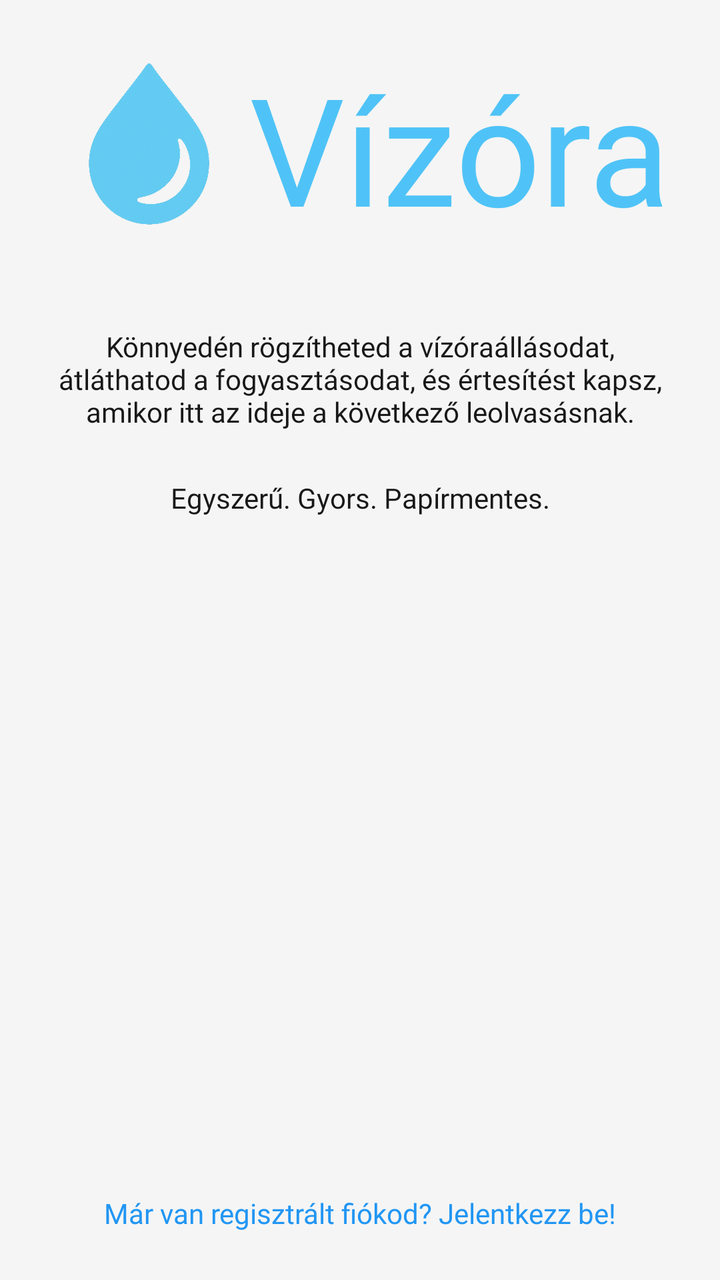
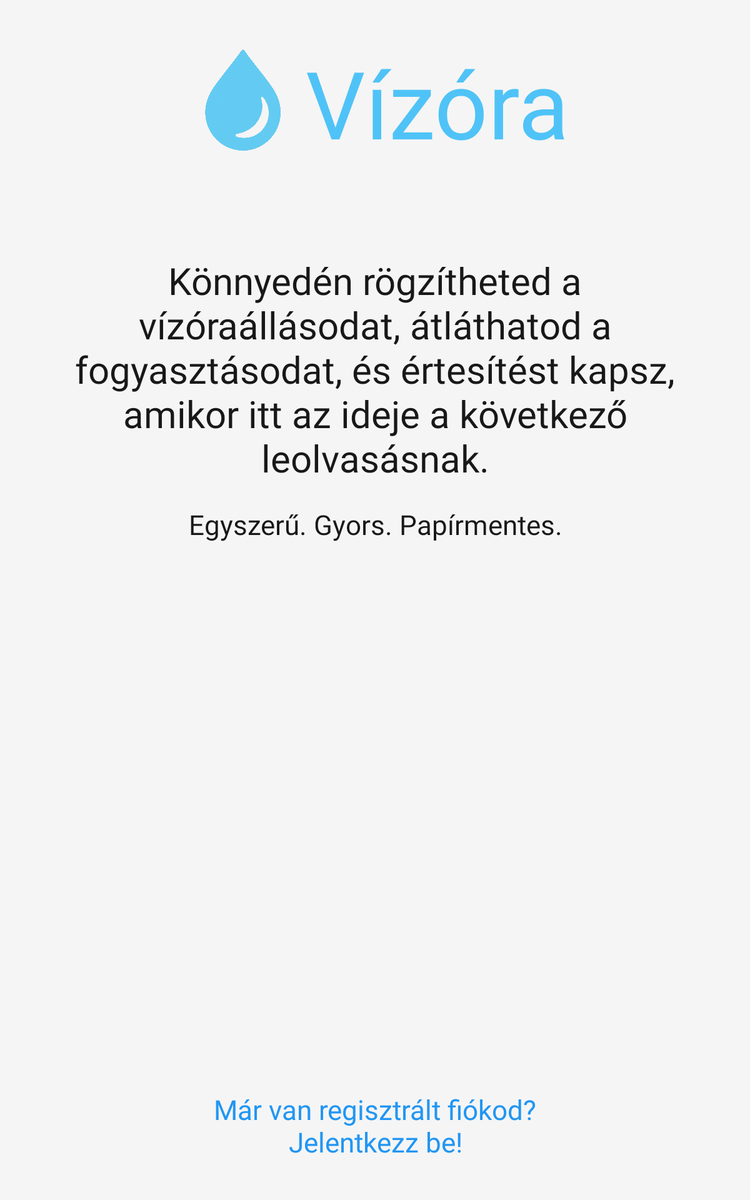

Two renders of one Android screen. The first uses the default layout on a phone; the second uses the alternative layout the repository ships for a different screen configuration, on a matching device. The two XML files are below.
<!-- AndroidManifest.xml: application theme Theme.Mobilalk_Kotprog -->
<!-- res/layout/activity_main.xml -->
<?xml version="1.0" encoding="utf-8"?>
<androidx.constraintlayout.widget.ConstraintLayout
    xmlns:android="http://schemas.android.com/apk/res/android"
    xmlns:app="http://schemas.android.com/apk/res-auto"
    xmlns:tools="http://schemas.android.com/tools"
    android:id="@+id/main"
    android:layout_width="match_parent"
    android:layout_height="match_parent"
    android:background="@color/white"
    android:paddingHorizontal="24dp"
    android:paddingVertical="24dp" >

    <include
        android:id="@+id/logoAndTitleContainer"
        layout="@layout/title"
        app:layout_constraintBottom_toBottomOf="parent"
        app:layout_constraintEnd_toEndOf="parent"
        app:layout_constraintStart_toStartOf="parent"
        app:layout_constraintTop_toTopOf="parent" />

    <LinearLayout
        android:id="@+id/description_container"
        android:layout_width="match_parent"
        android:layout_height="wrap_content"
        android:layout_marginTop="40dp"
        android:gravity="center"
        android:orientation="vertical"
        app:layout_constraintEnd_toEndOf="parent"
        app:layout_constraintStart_toStartOf="parent"
        app:layout_constraintTop_toBottomOf="@id/logoAndTitleContainer">

        <TextView
            android:id="@+id/app_description"
            android:layout_width="match_parent"
            android:layout_height="wrap_content"
            android:text="@string/app_description"
            android:textAlignment="center"
            android:textColor="@color/black"
            android:textSize="@dimen/medium" />

        <TextView
            android:id="@+id/app_what_we_offer"
            android:layout_width="match_parent"
            android:layout_height="wrap_content"
            android:layout_marginTop="24dp"
            android:text="@string/app_what_we_offer"
            android:textAlignment="center"
            android:textColor="@color/black"
            android:textSize="@dimen/normal" />
    </LinearLayout>

    <LinearLayout
        android:id="@+id/buttonsContainer"
        android:layout_width="match_parent"
        android:layout_height="wrap_content"
        android:gravity="center"
        android:orientation="vertical"
        app:layout_constraintBottom_toBottomOf="parent"
        app:layout_constraintEnd_toEndOf="parent"
        app:layout_constraintStart_toStartOf="parent">

        <Button
            android:id="@+id/registerButton"
            style="@style/AppButton"
            android:text="@string/register"
            android:onClick="openRegisterActivity"
            app:layout_constraintEnd_toEndOf="parent"
            app:layout_constraintStart_toStartOf="parent"
            app:layout_constraintTop_toBottomOf="@+id/logoAndTitleContainer" />

        <TextView
            android:id="@+id/loginText"
            android:layout_width="match_parent"
            android:layout_height="wrap_content"
            android:layout_marginTop="8dp"
            android:clickable="true"
            android:focusable="true"
            android:text="@string/already_have_an_account_link"
            android:textAlignment="center"
            android:textColor="@color/dark_blue"
            android:textSize="@dimen/normal"
            android:onClick="openLoginActivity"
            app:layout_constraintEnd_toEndOf="parent"
            app:layout_constraintStart_toStartOf="parent"
            app:layout_constraintTop_toBottomOf="@id/registerButton" />
    </LinearLayout>
</androidx.constraintlayout.widget.ConstraintLayout>
<!-- res/layout/title.xml (included above) -->
<?xml version="1.0" encoding="utf-8"?>
    <LinearLayout
        xmlns:android="http://schemas.android.com/apk/res/android"
        android:layout_width="match_parent"
        android:layout_height="wrap_content"
        android:gravity="center"
        android:orientation="horizontal" >

        <ImageView
            android:id="@+id/logoImage"
            android:layout_width="100dp"
            android:layout_height="match_parent"
            android:contentDescription="@string/logo_description"
            android:src="@drawable/logo" />

        <TextView
            android:id="@+id/titleText"
            android:layout_width="wrap_content"
            android:layout_height="wrap_content"
            android:fontFamily="@font/gilroy_heavy"
            android:text="@string/app_title"
            android:textColor="@color/light_blue"
            android:textSize="@dimen/extra_large_font_size" />
    </LinearLayout>
<!-- resources referenced by this layout -->
<resources>
  <color name="black">#181818</color>
  <color name="dark_blue">#2196F3</color>
  <color name="light_blue">#4FC3F7</color>
  <color name="white">#F5F5F5</color>
  <dimen name="extra_large_font_size">75sp</dimen>
  <!-- drawable logo: png bitmap (drawable, 345619 bytes) -->
  <string name="already_have_an_account_link">Már van regisztrált fiókod? Jelentkezz be!</string>
  <string name="app_description">
          Könnyedén rögzítheted a vízóraállásodat, átláthatod a fogyasztásodat, és értesítést kapsz, amikor itt az ideje a következő leolvasásnak.
      </string>
  <string name="app_title">Vízóra</string>
  <string name="app_what_we_offer">Egyszerű. Gyors. Papírmentes.</string>
  <string name="logo_description">Vízóra logó</string>
  <string name="register">Regisztráció</string>
  <style name="AppButton" parent="Widget.AppCompat.Button">
          <item name="android:layout_width">match_parent</item>
          <item name="android:layout_height">wrap_content</item>
          <item name="android:background">@drawable/rounded_corner_25dp</item>
          <item name="backgroundTint">@color/dark_blue</item>
          <item name="tint">@color/white</item>
          <item name="android:textColor">@color/white</item>
          <item name="android:textAllCaps">false</item>
          <item name="android:textSize">@dimen/medium_font_size</item>
          <item name="android:textStyle">bold</item>
          <item name="android:paddingStart">16dp</item>
          <item name="android:paddingEnd">16dp</item>
          <item name="android:paddingTop">4dp</item>
          <item name="android:paddingBottom">4dp</item>
          <item name="android:gravity">center</item>
          <item name="android:layout_marginStart">@dimen/small_separator</item>
          <item name="android:layout_marginEnd">@dimen/small_separator</item>
      </style>
  <style name="Theme.Mobilalk_Kotprog" parent="Base.Theme.Mobilalk_Kotprog" />
  <dimen name="medium_font_size">30sp</dimen>
  <dimen name="small_separator">9dp</dimen>
  <style name="Base.Theme.Mobilalk_Kotprog" parent="Theme.Material3.DayNight.NoActionBar">
          <item name="android:fontFamily">@font/gilroy_medium</item>
          <item name="android:windowLightStatusBar">true</item>
          <item name="android:statusBarColor">@color/white</item>
      </style>
</resources>
<!-- res/layout-sw600dp/activity_main.xml (the repository's variant of the layout above) -->
<!-- drawn on a 7-inch tablet held upright -->
<?xml version="1.0" encoding="utf-8"?>
<ScrollView
    xmlns:android="http://schemas.android.com/apk/res/android"
    xmlns:app="http://schemas.android.com/apk/res-auto"
    xmlns:tools="http://schemas.android.com/tools"
    android:layout_width="match_parent"
    android:layout_height="match_parent"
    android:layout_below="@id/toolbar"
    android:fillViewport="true" >

    <androidx.constraintlayout.widget.ConstraintLayout
        android:id="@+id/main"
        android:layout_width="match_parent"
        android:layout_height="wrap_content"
        android:background="@color/white"
        android:paddingHorizontal="@dimen/landscape_activity_padding_horizontal"
        android:paddingVertical="@dimen/activity_padding_vertical" >

        <include
            android:id="@+id/logoAndTitleContainer"
            layout="@layout/title"
            app:layout_constraintBottom_toBottomOf="parent"
            app:layout_constraintEnd_toEndOf="parent"
            app:layout_constraintStart_toStartOf="parent"
            app:layout_constraintTop_toTopOf="parent" />

        <LinearLayout
            android:id="@+id/description_container"
            android:layout_width="match_parent"
            android:layout_height="wrap_content"
            android:layout_marginTop="@dimen/large_separator"
            android:gravity="center"
            android:orientation="vertical"
            app:layout_constraintEnd_toEndOf="parent"
            app:layout_constraintStart_toStartOf="parent"
            app:layout_constraintTop_toBottomOf="@id/logoAndTitleContainer">

            <TextView
                android:id="@+id/app_description"
                android:layout_width="match_parent"
                android:layout_height="wrap_content"
                android:text="@string/app_description"
                android:textAlignment="center"
                android:textColor="@color/black"
                android:textSize="@dimen/medium_font_size" />

            <TextView
                android:id="@+id/app_what_we_offer"
                android:layout_width="match_parent"
                android:layout_height="wrap_content"
                android:layout_marginTop="@dimen/separator"
                android:text="@string/app_what_we_offer"
                android:textAlignment="center"
                android:textColor="@color/black"
                android:textSize="@dimen/normal_font_size" />
        </LinearLayout>

        <LinearLayout
            android:id="@+id/buttonsContainer"
            android:layout_width="0dp"
            android:layout_height="wrap_content"
            app:layout_constraintWidth_percent="0.5"
            android:gravity="center"
            android:orientation="vertical"
            app:layout_constraintTop_toBottomOf="@id/description_container"
            app:layout_constraintBottom_toBottomOf="parent"
            app:layout_constraintStart_toStartOf="parent"
            app:layout_constraintEnd_toEndOf="parent"
            app:layout_constraintVertical_bias="1.0" >

            <Button
                android:id="@+id/registerButton"
                style="@style/AppButton"
                android:onClick="openRegisterActivity"
                android:text="@string/register"
                android:textSize="@dimen/medium_font_size" />

            <TextView
                android:id="@+id/loginText"
                android:layout_width="match_parent"
                android:layout_height="wrap_content"
                android:minHeight="@dimen/min_touchable_layout_height"                android:layout_marginTop="@dimen/small_separator"
                android:clickable="true"
                android:focusable="true"
                android:gravity="center"
                android:onClick="openLoginActivity"
                android:text="@string/already_have_an_account_link"
                android:textAlignment="center"
                android:textColor="@color/dark_blue"
                android:textSize="@dimen/normal_font_size" />
        </LinearLayout>
    </androidx.constraintlayout.widget.ConstraintLayout>
</ScrollView>
<!-- resources referenced by the variant -->
<!-- as a 7-inch tablet held upright resolves them -->
<resources>
  <color name="black">#181818</color>
  <color name="dark_blue">#2196F3</color>
  <color name="light_blue">#4FC3F7</color>
  <color name="white">#F5F5F5</color>
  <dimen name="activity_padding_vertical">32dp</dimen>
  <dimen name="extra_large_font_size">75sp</dimen>
  <dimen name="landscape_activity_padding_horizontal">36dp</dimen>
  <dimen name="large_separator">72dp</dimen>
  <dimen name="medium_font_size">30sp</dimen>
  <dimen name="min_touchable_layout_height">48dp</dimen>
  <dimen name="normal_font_size">22sp</dimen>
  <dimen name="separator">18dp</dimen>
  <dimen name="small_separator">9dp</dimen>
  <!-- drawable logo: png bitmap (drawable, 345619 bytes) -->
  <string name="already_have_an_account_link">Már van regisztrált fiókod? Jelentkezz be!</string>
  <string name="app_description">
          Könnyedén rögzítheted a vízóraállásodat, átláthatod a fogyasztásodat, és értesítést kapsz, amikor itt az ideje a következő leolvasásnak.
      </string>
  <string name="app_title">Vízóra</string>
  <string name="app_what_we_offer">Egyszerű. Gyors. Papírmentes.</string>
  <string name="logo_description">Vízóra logó</string>
  <string name="register">Regisztráció</string>
  <style name="AppButton" parent="Widget.AppCompat.Button">
          <item name="android:layout_width">match_parent</item>
          <item name="android:layout_height">wrap_content</item>
          <item name="android:background">@drawable/rounded_corner_25dp</item>
          <item name="backgroundTint">@color/dark_blue</item>
          <item name="tint">@color/white</item>
          <item name="android:textColor">@color/white</item>
          <item name="android:textAllCaps">false</item>
          <item name="android:textSize">@dimen/medium_font_size</item>
          <item name="android:textStyle">bold</item>
          <item name="android:paddingStart">16dp</item>
          <item name="android:paddingEnd">16dp</item>
          <item name="android:paddingTop">4dp</item>
          <item name="android:paddingBottom">4dp</item>
          <item name="android:gravity">center</item>
          <item name="android:layout_marginStart">@dimen/small_separator</item>
          <item name="android:layout_marginEnd">@dimen/small_separator</item>
      </style>
  <style name="Theme.Mobilalk_Kotprog" parent="Base.Theme.Mobilalk_Kotprog" />
  <style name="Base.Theme.Mobilalk_Kotprog" parent="Theme.Material3.DayNight.NoActionBar">
          <item name="android:fontFamily">@font/gilroy_medium</item>
          <item name="android:windowLightStatusBar">true</item>
          <item name="android:statusBarColor">@color/white</item>
      </style>
</resources>
